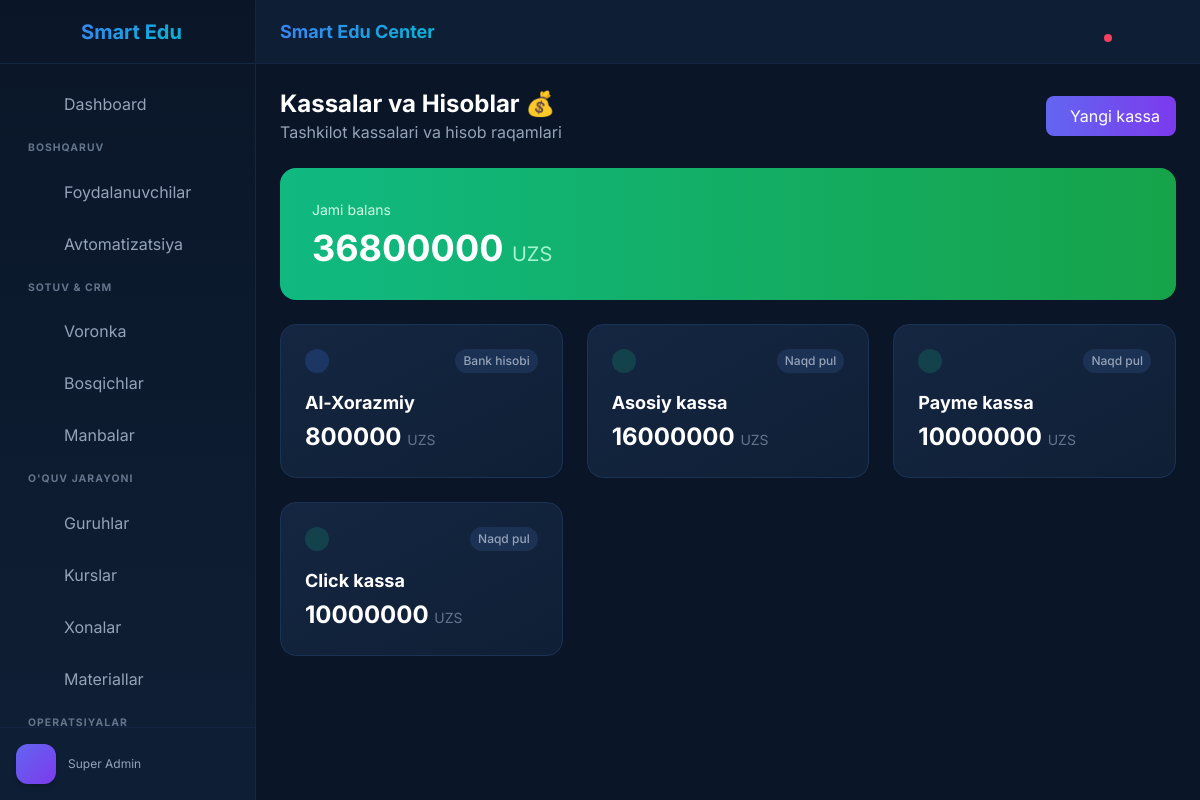
The page /finance/accounts/ (signed in) on the database as committed earlier.
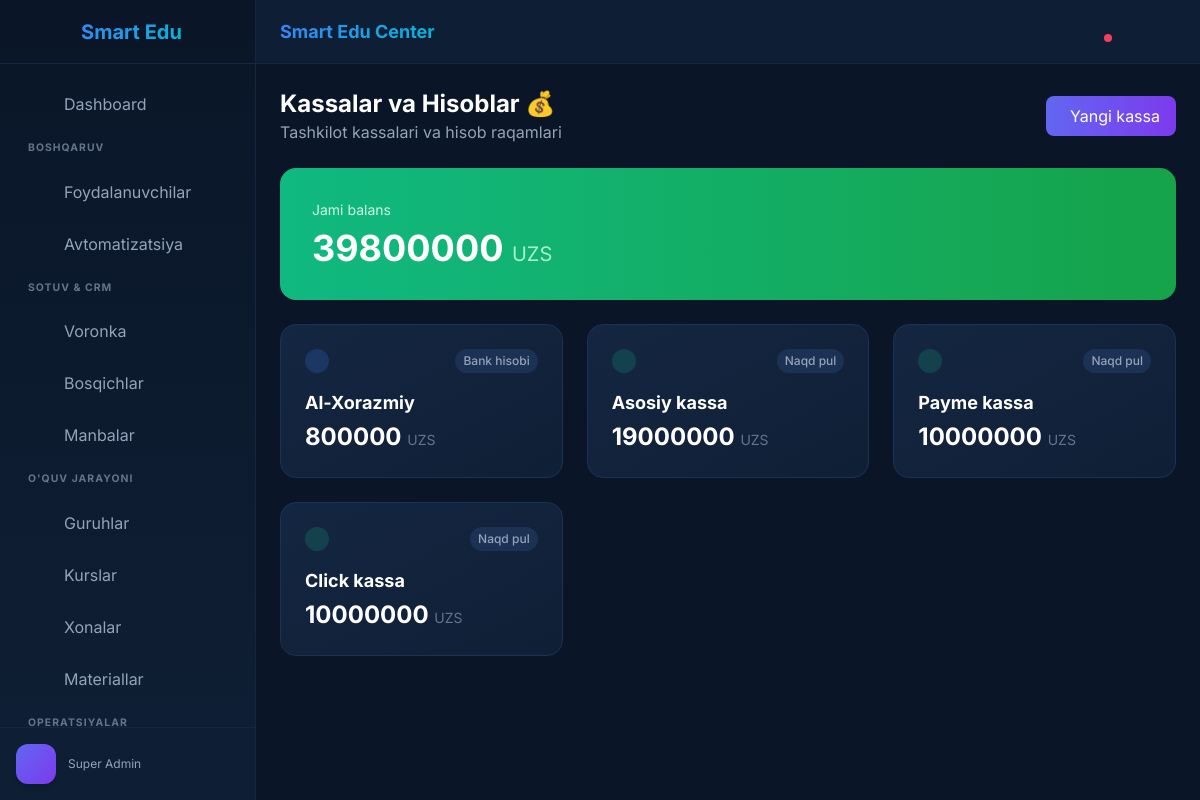
The same page on the database as committed later.
### apps/finance/models.py (models this page shows, shortened)
class Account(TenantAwareModel):
    TYPE_CHOICES = (
        ('cash', 'Naqd pul'),
        ('bank', 'Bank hisobi'),
        ('card', 'Korporativ karta'),
        ('wallet', 'Elektron hamyon'),
    )
    name = models.CharField(max_length=100, verbose_name="Kassa nomi")
    account_type = models.CharField(max_length=20, choices=TYPE_CHOICES, default='cash', verbose_name="Turi")
    balance = models.DecimalField(max_digits=15, decimal_places=2, default=0, verbose_name="Joriy Balans")
    class Meta:
        db_table = 'finance_accounts'
        verbose_name = "Kassa / Hisob"
        verbose_name_plural = "Kassalar"

### apps/finance/views.py (the view)
# urls.py: path('accounts/', views.account_list, name='account_list'),
@login_required
def account_list(request):
    org = request.organization
    accounts = Account.objects.filter(is_deleted=False)
    if org:
        accounts = accounts.filter(organization=org)
    total_balance = accounts.aggregate(total=Sum('balance'))['total'] or 0
    return render(request, 'finance/account_list.html', {'accounts': accounts, 'total_balance': total_balance})

### apps/core/context_processors.py (called while the page is built)
def tenant_context(request):
    return {
        'organization': request.organization
    }

### templates/finance/account_list.html (shortened to what this page needs)
{% extends 'base.html' %}
{% block content %}
<div class="space-y-6">
    <div class="flex items-center justify-between">
        <div>
            <h1 class="text-2xl font-bold text-white">Kassalar va Hisoblar 💰</h1>
            <p class="text-slate-400">Tashkilot kassalari va hisob raqamlari</p>
        </div>
        <a href="{% url 'finance:account_create' %}"
            class="px-4 py-2 bg-gradient-to-r from-indigo-500 to-violet-600 text-white rounded-lg hover:shadow-lg hover:shadow-indigo-500/25 transition flex items-center gap-2">
             Yangi kassa
        </a>
    </div>
    <div class="bg-gradient-to-r from-emerald-500 to-green-600 rounded-2xl p-8 text-white">
        <p class="text-emerald-100 text-sm">Jami balans</p>
        <p class="text-4xl font-bold mt-2">{{ total_balance|floatformat:0 }} <span class="text-xl font-normal text-emerald-200">UZS</span></p>
    </div>
    <div class="grid grid-cols-1 md:grid-cols-2 lg:grid-cols-3 gap-6">
        {% for account in accounts %}
        <div class="rounded-2xl border border-[#1c3255] bg-gradient-to-br from-[#152642] to-[#0f1f35] p-6 hover:border-blue-500/50 transition">
            <div class="flex items-center justify-between mb-4">
                <div class="p-3 rounded-xl
                    {% if account.account_type == 'cash' %}bg-emerald-500/20 text-emerald-400
                    {% elif account.account_type == 'bank' %}bg-blue-500/20 text-blue-400
                    {% elif account.account_type == 'card' %}bg-purple-500/20 text-purple-400
                    {% else %}bg-orange-500/20 text-orange-400{% endif %}">
                </div>
                <span class="px-2 py-1 text-xs bg-[#1c3255] text-slate-400 rounded-full font-medium">
                    {{ account.get_account_type_display }}
                </span>
            </div>
            <h3 class="text-lg font-bold text-white mb-1">{{ account.name }}</h3>
            <p class="text-2xl font-bold {% if account.balance < 0 %}text-rose-400{% else %}text-white{% endif %}">
                {{ account.balance|floatformat:0 }} <span class="text-sm font-normal text-slate-500">UZS</span>
            </p>
        </div>
        {% endfor %}
    </div>
</div>
{% endblock %}

Rows that differ between the two databases and show on the page:
changed Account "Asosiy kassa": balance "16000000" → "19000000"
Other text that changed with them:
{{ total_balance|floatformat:0 }}: "36800000" → "39800000"
